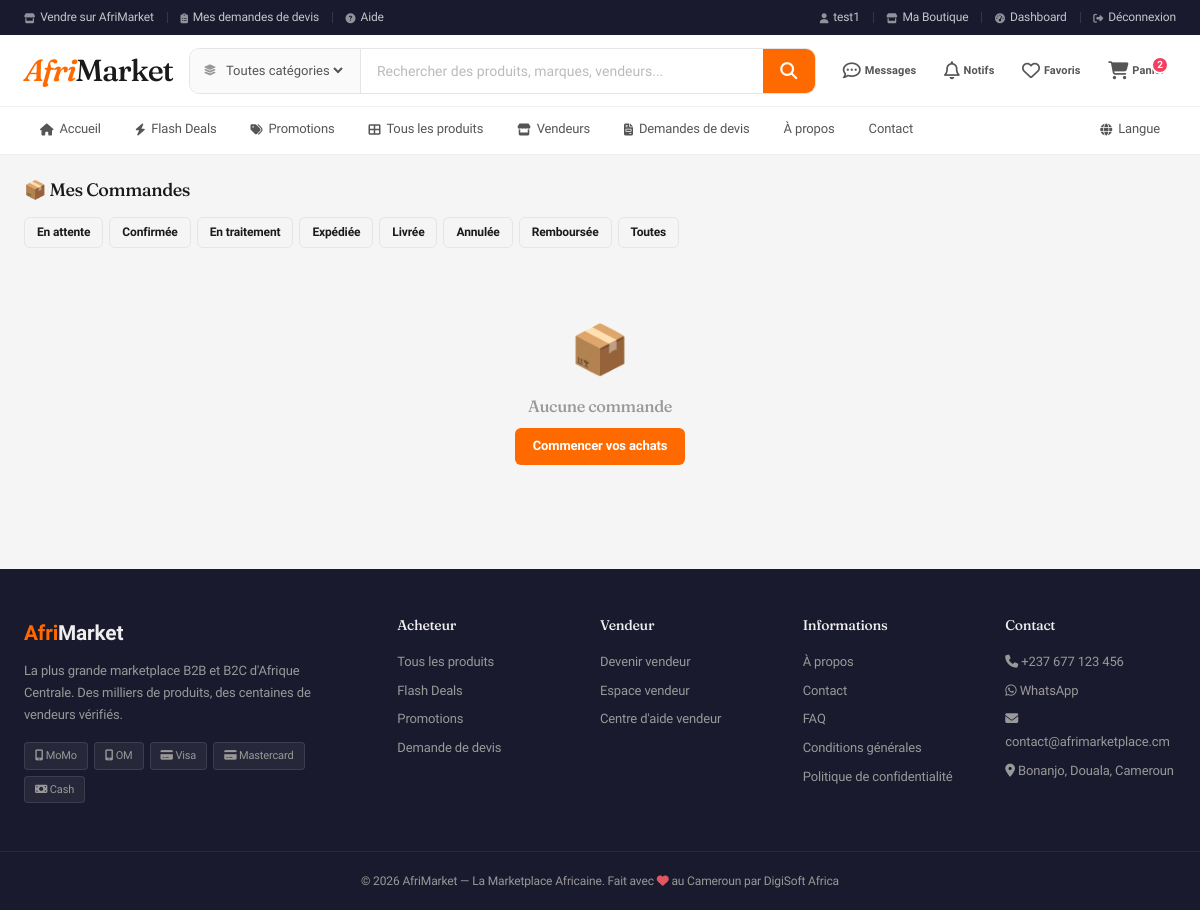
/fr/commandes/ (signed in), run on an earlier commit of the app's database.
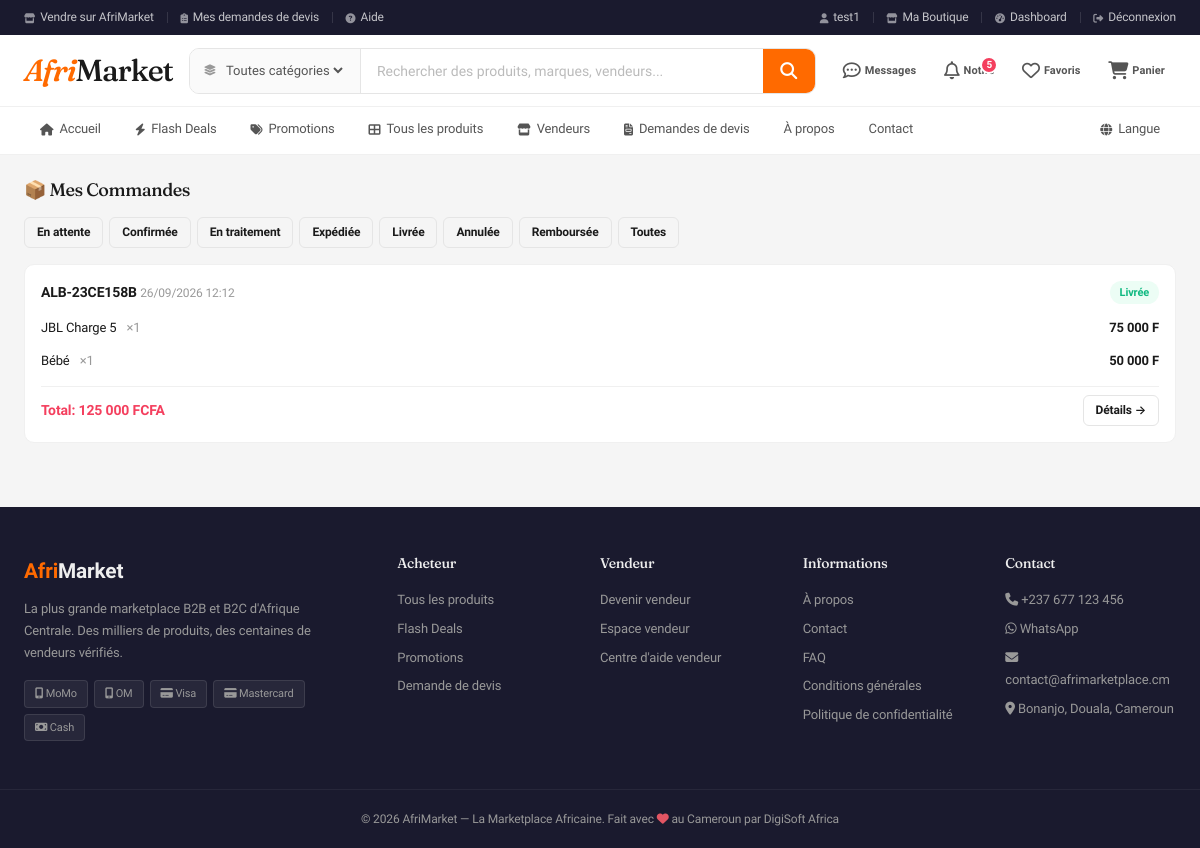
And on a later commit of the database.
### orders/models.py (models this page shows, shortened)
class Order(models.Model):
    STATUS_CHOICES = [
        ('pending', 'En attente'),
        ('confirmed', 'Confirmée'),
        ('processing', 'En traitement'),
        ('shipped', 'Expédiée'),
        ('delivered', 'Livrée'),
        ('cancelled', 'Annulée'),
        ('refunded', 'Remboursée'),
    ]
    PAYMENT_CHOICES = [
        ('momo', 'MTN Mobile Money'),
        ('om', 'Orange Money'),
        ('cash', 'Cash à la livraison'),
        ('card', 'Carte bancaire'),
        ('transfer', 'Virement bancaire'),
    ]
    order_number = models.CharField(max_length=20, unique=True, editable=False)
    buyer = models.ForeignKey(settings.AUTH_USER_MODEL, on_delete=models.CASCADE, related_name='orders')
    status = models.CharField(max_length=20, choices=STATUS_CHOICES, default='pending')
    payment_method = models.CharField(max_length=20, choices=PAYMENT_CHOICES, default='momo')
    subtotal = models.DecimalField(max_digits=15, decimal_places=0, default=0)
    shipping_cost = models.DecimalField(max_digits=10, decimal_places=0, default=0)
    promo_code = models.ForeignKey('marketing.PromoCode', on_delete=models.SET_NULL, null=True, blank=True, related_name='orders')
    discount_amount = models.DecimalField(max_digits=15, decimal_places=0, default=0)
    loyalty_discount = models.DecimalField(max_digits=15, decimal_places=0, default=0)
    total_amount = models.DecimalField(max_digits=15, decimal_places=0, default=0)
    shipping_name = models.CharField(max_length=200)
    shipping_phone = models.CharField(max_length=20)
    shipping_address = models.TextField()
    shipping_city = models.CharField(max_length=100)
    notes = models.TextField(blank=True)
    is_paid = models.BooleanField(default=False)
    tracking_number = models.CharField(max_length=100, blank=True)
    created_at = models.DateTimeField(auto_now_add=True)
    updated_at = models.DateTimeField(auto_now=True)
    class Meta:
        ordering = ['-created_at']

class OrderItem(models.Model):
    order = models.ForeignKey(Order, on_delete=models.CASCADE, related_name='items')
    product = models.ForeignKey('catalog.Product', on_delete=models.CASCADE)
    store = models.ForeignKey('store.Store', on_delete=models.CASCADE)
    warehouse = models.ForeignKey('inventory.Warehouse', on_delete=models.SET_NULL, null=True, blank=True)
    quantity = models.PositiveIntegerField(default=1)
    price = models.DecimalField(max_digits=12, decimal_places=0)
    color = models.CharField(max_length=50, blank=True)
    size = models.CharField(max_length=50, blank=True)
    @property
    def subtotal(self):
        return self.price * self.quantity

### catalog/models.py (models this page shows, shortened)
class Product(models.Model):
    store = models.ForeignKey('store.Store', on_delete=models.CASCADE, related_name='products')
    category = models.ForeignKey(Category, on_delete=models.CASCADE, related_name='products')
    name = models.CharField(max_length=500)
    slug = models.SlugField(max_length=500, unique=True)
    description = models.TextField()
    specifications = models.TextField(blank=True, help_text='One per line: Key: Value')
    price = models.DecimalField(max_digits=12, decimal_places=0)
    old_price = models.DecimalField(max_digits=12, decimal_places=0, null=True, blank=True)
    min_order = models.IntegerField(default=1, help_text='Minimum order quantity')
    bulk_price = models.DecimalField(max_digits=12, decimal_places=0, null=True, blank=True)
    bulk_min_qty = models.IntegerField(default=10)
    stock = models.PositiveIntegerField(default=0)
    low_stock_threshold = models.PositiveIntegerField(default=5, help_text='Seuil d\'alerte stock faible')
    sku = models.CharField(max_length=50, blank=True)
    image = models.ImageField(upload_to='products/', blank=True, null=True)
    image_2 = models.ImageField(upload_to='products/', blank=True, null=True)
    image_3 = models.ImageField(upload_to='products/', blank=True, null=True)
    image_4 = models.ImageField(upload_to='products/', blank=True, null=True)
    colors = models.CharField(max_length=300, blank=True, help_text='Comma separated')
    sizes = models.CharField(max_length=300, blank=True, help_text='Comma separated')
    weight = models.CharField(max_length=50, blank=True)
    origin = models.CharField(max_length=100, default='Cameroun')
    is_active = models.BooleanField(default=True)
    is_featured = models.BooleanField(default=False)
    is_flash_deal = models.BooleanField(default=False)
    flash_deal_end = models.DateTimeField(null=True, blank=True)
    views_count = models.IntegerField(default=0)
    orders_count = models.IntegerField(default=0)
    created_at = models.DateTimeField(auto_now_add=True)
    updated_at = models.DateTimeField(auto_now=True)
    class Meta:
        ordering = ['-created_at']

### orders/views.py (the view)
# urls.py: path('', views.order_list, name='list'),
@login_required
def order_list(request):
    orders = Order.objects.filter(buyer=request.user)
    status = request.GET.get('status')
    if status: orders = orders.filter(status=status)
    return render(request, 'orders/list.html', {'orders': orders})

### accounts/models.py (called while the page is built)
    @property
    def store(self):
        return self.stores.first()

    @property
    def is_seller(self):
        return self.role == 'seller'

    @property
    def display_name(self):
        return self.get_full_name() or self.username

### cart/context_processors.py (called while the page is built)
def cart_context(request):
    cart = get_cart(request)
    count = sum(item.get('quantity', 0) for item in cart.values())
    total = sum(item.get('price', 0) * item.get('quantity', 0) for item in cart.values())
    return {'cart_count': count, 'cart_total': total}

### cart/utils.py (called while the page is built)
def get_cart(request):
    if request.user.is_authenticated:
        cart = {}
        for item in CartItem.objects.filter(user=request.user).select_related('product', 'product__store'):
            p = item.product
            cart[str(p.id)] = {
                'name': p.name,
                'price': int(p.price),
                'quantity': item.quantity,
                'image': p.image.url if p.image else '',
                'store': p.store.name,
                'store_id': p.store.id,
                'color': item.color,
                'size': item.size,
            }
        return cart
    return request.session.get('cart', {})

### templates/orders/list.html (shortened to what this page needs)
{% extends 'base.html' %}{% load humanize %}
{% block content %}
<div class="section"><h2 style="font-size:18px;margin-bottom:1rem;">📦 Mes Commandes</h2>
<div style="display:flex;gap:6px;margin-bottom:1rem;">{% for code, label in orders.model.STATUS_CHOICES %}<a href="?status={{ code }}" class="btn btn-sm btn-outline">{{ label }}</a>{% endfor %}<a href="{% url 'orders:list' %}" class="btn btn-sm btn-outline">Toutes</a></div>
{% for order in orders %}
<div style="background:var(--white);border:1px solid var(--border2);border-radius:var(--radius);padding:1rem;margin-bottom:8px;">
<div style="display:flex;justify-content:space-between;align-items:center;margin-bottom:8px;">
<div><strong>{{ order.order_number }}</strong> <span style="font-size:12px;color:var(--text3);">{{ order.created_at|date:"d/m/Y H:i" }}</span></div>
<span class="status-badge st-{{ order.status }}">{{ order.get_status_display }}</span>
</div>
{% for item in order.items.all %}<div style="display:flex;gap:10px;align-items:center;padding:6px 0;font-size:13px;"><span>{{ item.product.name|truncatechars:50 }}</span><span style="color:var(--text3);">×{{ item.quantity }}</span><span style="font-weight:600;margin-left:auto;">{{ item.subtotal|intcomma }} F</span></div>{% endfor %}
<div style="display:flex;justify-content:space-between;align-items:center;margin-top:8px;padding-top:8px;border-top:1px solid var(--border2);">
<span style="font-weight:700;color:var(--red);">Total: {{ order.total_amount|intcomma }} FCFA</span>
<a href="{% url 'orders:detail' order.order_number %}" class="btn btn-sm btn-outline">Détails →</a>
</div>
</div>
{% empty %}<div class="empty-state"><div class="icon">📦</div><h3>Aucune commande</h3><a href="{% url 'catalog:product_list' %}" class="btn btn-orange" style="margin-top:12px;">Commencer vos achats</a></div>{% endfor %}
</div>
{% endblock %}

### templates/base.html (shortened to what the changed rows need)
{% load static %}{% load humanize %}
<!DOCTYPE html>
<html lang="fr">
<head>
<link rel="stylesheet" href="https://cdnjs.cloudflare.com/ajax/libs/font-awesome/6.5.1/css/all.min.css">
<link rel="stylesheet" href="{% static 'css/style.css' %}">
</head>
<body>
<header class="header">
<div class="header-inner">
<div class="header-actions">
{% if user.is_authenticated %}
<a href="{% url 'messaging:notifications' %}" class="header-icon">
<i class="fa-regular fa-bell"></i>
<span class="header-icon-label">Notifs</span>
{% if unread_notifications_count > 0 %}<span class="badge">{{ unread_notifications_count }}</span>{% endif %}
</a>
{% endif %}
<a href="{% url 'cart:view' %}" class="header-icon">
<i class="fa-solid fa-cart-shopping"></i>
<span class="header-icon-label">Panier</span>
{% if cart_count %}<span class="badge">{{ cart_count }}</span>{% endif %}
</a>
</div>
</div>
</header>
{% block content %}{% endblock %}
</body>
</html>

What changed in the data, as far as the page shows it:
added Order: order_number "ALB-23CE158B", created_at "26/09/2026 12:12", status "Livrée", total_amount "125 000"
added OrderItem: product.name "JBL Charge 5", quantity "1", subtotal "75 000"
added OrderItem: product.name "Bébé", quantity "1", subtotal "50 000"
Also different on the page:
{{ unread_notifications_count }}: (not shown) → "5"
{{ cart_count }}: "2" → (not shown)
text no longer shown: "📦 Aucune commande Commencer vos achats"
